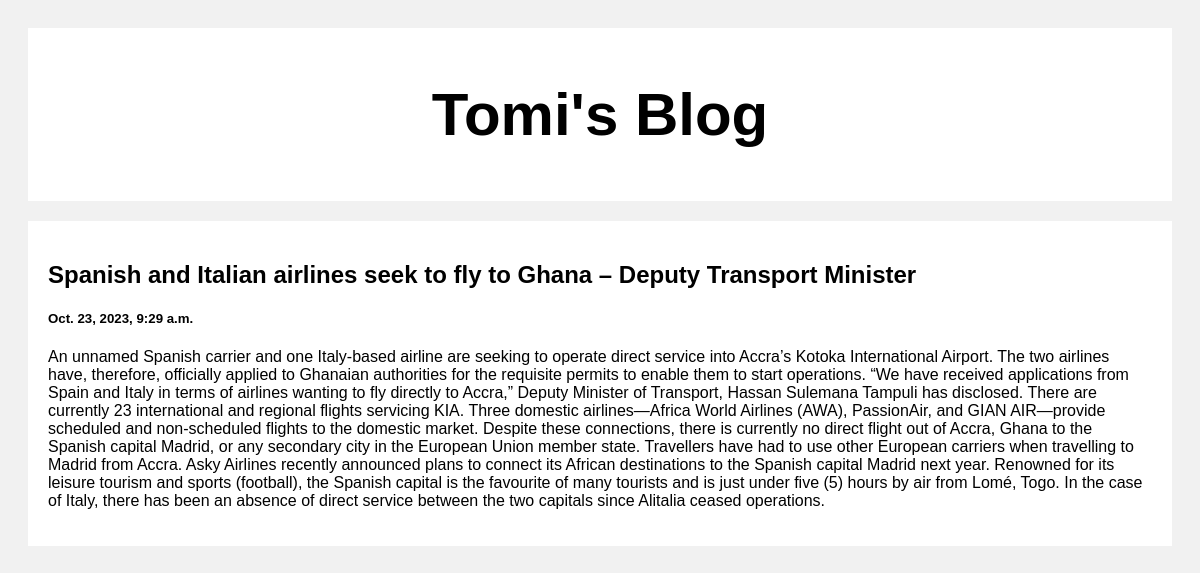
The app's page /post/spanish-and-italian-airlines-seek-to-fly-to-ghana-deputy-transport-minister/ with its own data.
### posts/models.py (models this page shows, shortened)
class Posts (models.Model):
    title = models.CharField(max_length=100)
    body = models.CharField(max_length=1000000)
    created_at = models.DateTimeField(default=datetime.now, blank=True)
    slug = models.CharField(max_length=1000, null=True, blank=True)

### posts/views.py (the view)
# urls.py: path('post/<str:slug>/', views.post, name='post'),
def post(request, slug):
    posts = Posts.objects.get(slug = slug)
    return(render(request, 'post.html', {'posts': posts}))

### templates/post.html (shortened to what this page needs)
{% load static %}
<!DOCTYPE html>
<html>
<head>
<link rel="stylesheet" href="{% static 'styles.css' %}">
</head>
<body>
<div class="header">
  <h2>Tomi's Blog</h2>
</div>
<div class="row">
  <div class="leftcolumn">
      <div class="card">
        <h2>{{posts.title}}</h2>
        <h5>{{posts.created_at}}</h5>
        <p>{{posts.body}}</p>
    </div>
  </div>
</div>
</body>
</html>

### static/styles.css (style rules this page uses)
* { box-sizing: border-box; }
body { font-family: Arial; padding: 20px; background: #f1f1f1; }
.header { padding: 2px; font-size: 40px; text-align: center; background: white; }
.leftcolumn { float: left; width: 100%; }
.card { background-color: white; padding: 20px; margin-top: 20px; }
.row:after { content: ""; display: table; clear: both; }

### records on screen
Posts: title "Spanish and Italian airlines seek to fly to Ghana – Deputy Transport Minister", created_at "Oct. 23, 2023, 9:29 a.m.", body "An unnamed Spanish carrier and one Italy-based airline are seeking to operate direct service into Accra’s Kotoka International Airport. The two airlines have, therefore, officially applied to Ghanaian authorities for the requisite permits to enable them to start operations. “We have received applications from Spain and Italy in terms of airlines wanting to fly directly to Accra,” Deputy Minister of Transport, Hassan Sulemana Tampuli has disclosed. There are currently 23 international and regional flights servicing KIA. Three domestic airlines—Africa World Airlines (AWA), PassionAir, and GIAN AIR—provide scheduled and non-scheduled flights to the domestic market. Despite these connections,…"
